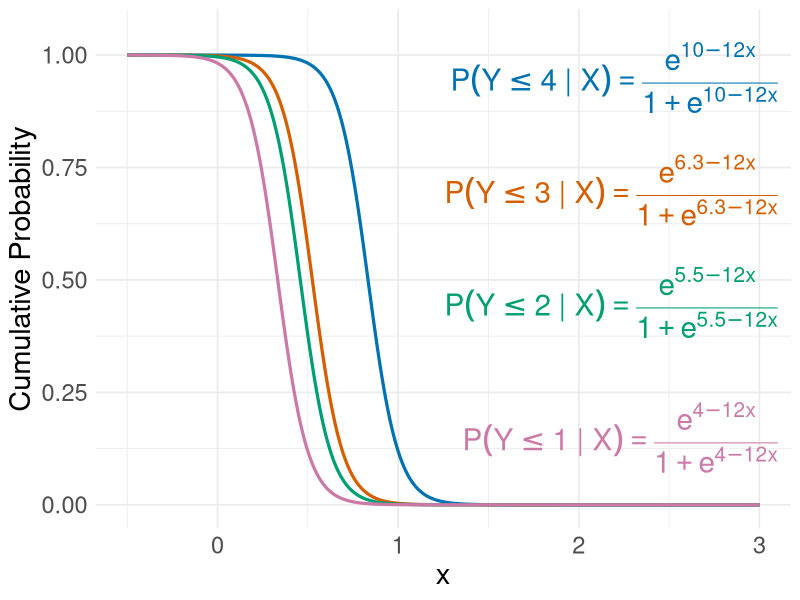
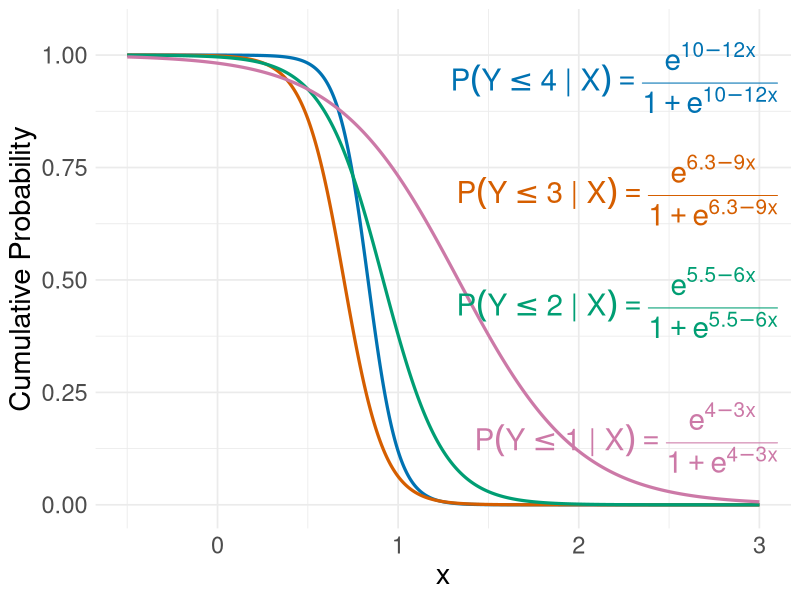

These charts were generated, in order, by the following R code:
## ---- chunk 1
#| include: false

colourize <- function(x, color) {
  if (knitr::is_latex_output()) {
    sprintf("\\textcolor{%s}{%s}", color, x)
  } else if (knitr::is_html_output()) {
    sprintf("<span style='color: %s;'>%s</span>", color,
      x)
  } else x
}
## ---- chunk 2
# Load required libraries
library(tidyverse, quietly = TRUE, warn.conflicts = FALSE)
## ---- chunk 3
# Borrowed from DSCI 562 lecture notes written by Alexi
x_grid <- seq(-0.5, 3, length.out = 1200)
a_vals <- c("k = 4" = 10, "k = 3" = 6.3, "k = 2" = 5.5, "k = 1" = 4)

df <- map_dfr(names(a_vals), \(nm) {
  a <- a_vals[[nm]]
  tibble(
    x = x_grid,
    y = plogis(a - 12 * x),
    curve = nm
  )
}) |>
  mutate(curve = factor(curve, levels = names(a_vals)))

eq_df <- tibble(
  curve = factor(names(a_vals), levels = names(a_vals)),
  x = 3.1,
  y = c(0.95, 0.70, 0.45, 0.15),
  lab = c(
    "P(Y <= 4 ~ '|' ~ X)==frac(e^{10-12*x},1+e^{10-12*x})",
    "P(Y <= 3 ~ '|' ~ X)==frac(e^{6.3-12*x},1+e^{6.3-12*x})",
    "P(Y <= 2 ~ '|' ~ X)==frac(e^{5.5-12*x},1+e^{5.5-12*x})",
    "P(Y <= 1 ~ '|' ~ X)==frac(e^{4-12*x},1+e^{4-12*x})"
  )
)

cb_pal <- c(
  "k = 4" = "#0072B2",
  "k = 3" = "#D55E00",
  "k = 2" = "#009E73",
  "k = 1" = "#CC79A7"
)

ggplot(df, aes(x, y, color = curve)) +
  geom_line(linewidth = 1.1) +
  geom_text(
    data = eq_df,
    aes(x = x, y = y, label = lab, color = curve),
    hjust = 1, vjust = 0.5, parse = TRUE,
    size = 7.5,         
    show.legend = FALSE
  ) +
  scale_color_manual(values = cb_pal) +
  coord_cartesian(xlim = c(-0.5, 3), ylim = c(0, 1.05)) +
  labs(x = "x", y = "Cumulative Probability") +
  theme_minimal(base_size = 13) +
  theme(
    legend.position = "none",
    plot.title = element_text(size = 24),
    axis.text = element_text(size = 17),
    axis.title = element_text(size = 21)
  )
## ---- chunk 4
# Non-proportional odds visualization

x_grid <- seq(-0.5, 3, length.out = 1200)

# Different intercepts and coefficients
param_vals <- tribble(
  ~curve,   ~a,   ~b,
  "k = 4",  10,  -12,
  "k = 3",  6.3,  -9,
  "k = 2",  5.5,  -6,
  "k = 1",  4,    -3
)

df_np <- param_vals |>
  mutate(data = map2(a, b, ~tibble(
    x = x_grid,
    y = plogis(.x + .y * x_grid)
  ))) |>
  unnest(data) |>
  mutate(curve = factor(curve, levels = param_vals$curve))

eq_df_np <- param_vals |>
  mutate(
    x = 3.1,
    y = c(0.95, 0.70, 0.45, 0.15),
    lab = paste0(
      "P(Y <= ", 4:1, " ~ '|' ~ X)==",
      "frac(e^{", a, ifelse(b >= 0, "+", ""), b, "*x},",
      "1+e^{", a, ifelse(b >= 0, "+", ""), b, "*x})"
    )
  )

cb_pal <- c(
  "k = 4" = "#0072B2",
  "k = 3" = "#D55E00",
  "k = 2" = "#009E73",
  "k = 1" = "#CC79A7"
)

ggplot(df_np, aes(x, y, color = curve)) +
  geom_line(linewidth = 1.1) +
  geom_text(
    data = eq_df_np,
    aes(x = x, y = y, label = lab, color = curve),
    hjust = 1, vjust = 0.5, parse = TRUE,
    size = 7.5,
    show.legend = FALSE
  ) +
  scale_color_manual(values = cb_pal) +
  coord_cartesian(xlim = c(-0.5, 3), ylim = c(0, 1.05)) +
  labs(x = "x", y = "Cumulative Probability") +
  theme_minimal(base_size = 13) +
  theme(
    legend.position = "none",
    plot.title = element_text(size = 24),
    axis.text = element_text(size = 17),
    axis.title = element_text(size = 21)
  )
